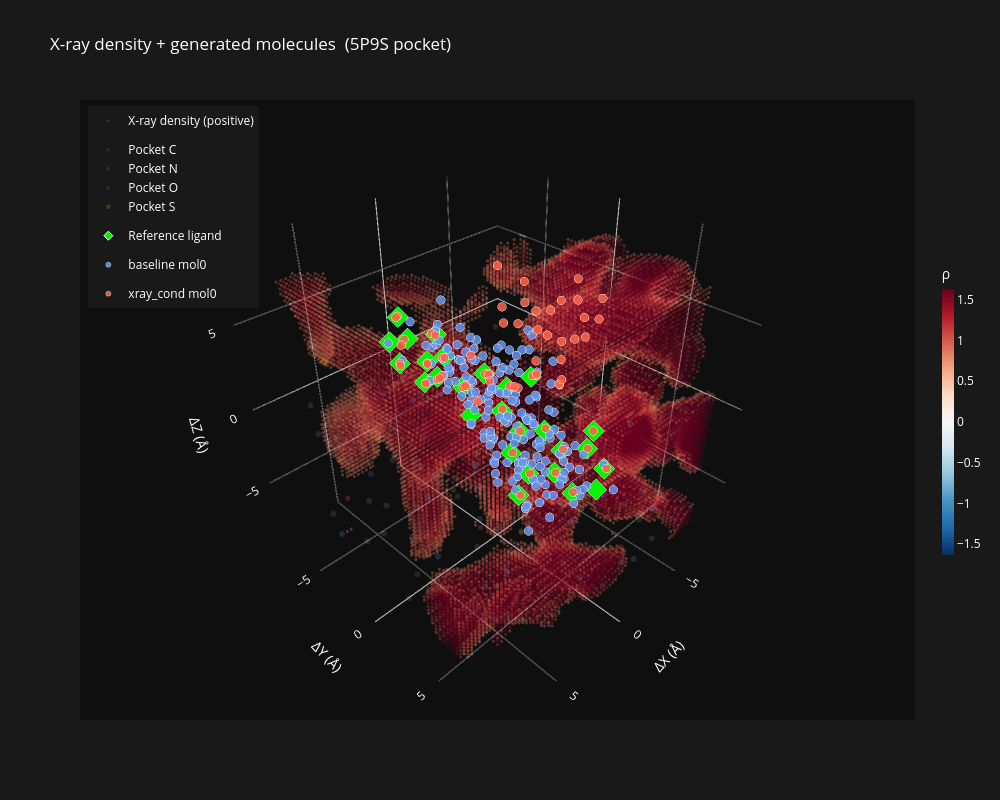

Source (notebook cell):
### Code cell
# ── 3D scatter: density + pocket + molecules (relative to centroid) ───────────
DENSITY_FILTER = 'positive'  # 'positive' | 'negative' | 'both'
HALF = VOXEL_RES * GRID_SIZE / 2  # 8 Å

traces = []

# X-ray density
if density_64 is not None:
    d_flat = density_64.ravel()
    d_sigma = density_64.std()
    if DENSITY_FILTER == 'positive':
        dmask = d_flat >= 1.0 * d_sigma
    elif DENSITY_FILTER == 'negative':
        dmask = d_flat <= -1.0 * d_sigma
    else:
        dmask = np.abs(d_flat) >= 1.0 * d_sigma

    Xd = gi.ravel()[dmask]
    Yd = gj.ravel()[dmask]
    Zd = gk.ravel()[dmask]
    vals = d_flat[dmask]
    clim = 2.0 * d_sigma

    traces.append(go.Scatter3d(
        x=Xd, y=Yd, z=Zd, mode='markers',
        marker=dict(size=1.8, color=vals, colorscale='RdBu', reversescale=True,
                    cmin=-clim, cmax=clim, opacity=0.35,
                    colorbar=dict(title='ρ', thickness=12, len=0.5,
                                  tickfont=dict(color='white'))),
        name=f'X-ray density ({DENSITY_FILTER})',
    ))

# Pocket atoms (relative to centroid)
poc_rel = poc_coords - centroid
in_grid = np.all(np.abs(poc_rel) <= HALF, axis=1)
poc_in  = poc_rel[in_grid]
elems_in = [e for e, m in zip(poc_elems, in_grid) if m]
for elem in sorted(set(elems_in)):
    mask = [i for i, e in enumerate(elems_in) if e == elem]
    xyz  = poc_in[mask]
    traces.append(go.Scatter3d(
        x=xyz[:, 0], y=xyz[:, 1], z=xyz[:, 2], mode='markers',
        marker=dict(size=ELEM_SIZE.get(elem, 3), color=ELEM_COLOR.get(elem, 'white'),
                    opacity=0.2),
        name=f'Pocket {elem}', legendgroup='pocket',
    ))

# Reference ligand
if ref_mol is not None:
    lig_rel  = mol_coords(ref_mol) - centroid
    lig_elem = mol_elems(ref_mol)
    traces.append(go.Scatter3d(
        x=lig_rel[:, 0], y=lig_rel[:, 1], z=lig_rel[:, 2], mode='markers',
        marker=dict(size=7, color='lime', symbol='diamond', opacity=0.95,
                    line=dict(width=1, color='white')),
        name='Reference ligand',
    ))

# Generated molecules per condition (all molecules, labelled)
for cond, mols in gen_mols.items():
    color = COND_COLOR[cond]
    for i, mol in enumerate(mols):
        xyz = mol_coords(mol) - centroid
        smi = Chem.MolToSmiles(mol)
        traces.append(go.Scatter3d(
            x=xyz[:, 0], y=xyz[:, 1], z=xyz[:, 2], mode='markers',
            marker=dict(size=5, color=color, opacity=0.85,
                        line=dict(width=0.5, color='white')),
            name=f'{cond} mol{i}',
            legendgroup=cond,
            showlegend=(i == 0),
            hovertext=[f'{cond} mol{i}\n{smi}'] * xyz.shape[0],
            hovertemplate='%{hovertext}<extra></extra>',
        ))

fig = go.Figure(traces)
fig.update_layout(
    title=f'X-ray density + generated molecules  ({pdb_id.upper() if pdb_id else ""} pocket)',
    scene=dict(
        xaxis_title='ΔX (Å)', yaxis_title='ΔY (Å)', zaxis_title='ΔZ (Å)',
        aspectmode='cube', bgcolor='rgb(15,15,15)',
        xaxis=dict(showbackground=False, gridcolor='rgba(255,255,255,0.1)',
                   range=[-HALF-1, HALF+1]),
        yaxis=dict(showbackground=False, gridcolor='rgba(255,255,255,0.1)',
                   range=[-HALF-1, HALF+1]),
        zaxis=dict(showbackground=False, gridcolor='rgba(255,255,255,0.1)',
                   range=[-HALF-1, HALF+1]),
    ),
    paper_bgcolor='rgb(25,25,25)', font_color='white',
    legend=dict(x=0.01, y=0.99, font_color='white'),
    width=1000, height=800,
)
fig.show()
print(f'Pocket in grid : {in_grid.sum()} / {len(poc_coords)}')

### Figure 1 — Plotly figure (JSON) as saved in the notebook; plotly's stock layout.template omitted (floating-point values rounded to 4 significant figures; data arrays with more than 128 entries replaced by an {"elided": "..."} marker saying what was removed)
{"data": [{"marker": {"cmax": 1.633, "cmin": -1.633, "color": {"elided": "45841 float values"}, "colorbar": {"len": 0.5, "thickness": 12, "tickfont": {"color": "white"}, "title": {"text": "ρ"}}, "colorscale": [[0, "rgb(103,0,31)"], [0.1, "rgb(178,24,43)"], [0.2, "rgb(214,96,77)"], [0.3, "rgb(244,165,130)"], [0.4, "rgb(253,219,199)"], [0.5, "rgb(247,247,247)"], [0.6, "rgb(209,229,240)"], [0.7, "rgb(146,197,222)"], [0.8, "rgb(67,147,195)"], [0.9, "rgb(33,102,172)"], [1, "rgb(5,48,97)"]], "opacity": 0.35, "reversescale": true, "size": 1.8}, "mode": "markers", "name": "X-ray density (positive)", "type": "scatter3d", "x": {"elided": "45841 float values"}, "y": {"elided": "45841 float values"}, "z": {"elided": "45841 float values"}}, {"legendgroup": "pocket", "marker": {"color": "gray", "opacity": 0.2, "size": 3.5}, "mode": "markers", "name": "Pocket C", "type": "scatter3d", "x": [5.338, 4.315, 4.847, 4.811, 5.832, 3.715, 4.146, 2.403, 3.333, 1.581, 2.059, 3.565, 3.772, 3.651, 2.63, 3.328, 1.166, 0.2556, -2.343, -3.634, -2.656, -1.985, 2.266, 1.203, 1.752, 1.362, 1.019, 2.288, 1.522, 2.788, -1.424, -1.726, -2.58, -1.906, -0.7284, 7.363, 6.435, 5.304, 4.349, 4.527, 7.556, 6.018, 5.154, 5.281, 5.918, 6.407, -0.1144, -1.339, 1.63, 3.452, 4.235, 6.667, 6.239, 5.035, 7.01, 6.656, 6.836, 5.684, 6.606, 6.955, 7.231, 6.003, -3.812, -4.502, -6.525, -6.167, 7.974, 7.458, 7.317], "y": [2.006, 3.014, 0.61, 0.438, -0.046, 0.765, 0.44, 1.213, 0.575, 1.371, 1.054, 4.47, 4.441, 5.932, 4.651, 5.738, 4.481, 5.584, 6.602, 1.378, 2.532, 2.943, 0.659, 1.127, 1.981, -3.821, -2.404, -4.435, -4.513, -5.851, -3.048, -3.541, -2.239, -1.332, -0.868, -1.69, -2.659, -2.095, -1.187, -3.22, 2.498, 2.323, 2.499, 7.116, 6.277, 7.759, 7.622, 7.747, 7.395, 4.797, 4.14, -3.502, -2.431, -1.597, -3.319, -5.582, -6.566, -6.815, -7.308, 6.157, 7.059, 7.603, 7.93, 6.563, 5.277, 4.475, 1.763, 1.913, -5.576], "z": [7.298, 6.859, 6.809, 5.362, 4.553, 4.473, 3.156, 4.642, 2.046, 3.514, 2.226, 5.088, 3.567, 5.616, 1.407, 0.6112, 0.9272, 1.31, 1.359, -6.818, -7.08, -5.847, -7.898, -6.917, -5.814, -5.857, -5.451, -4.775, -3.485, -5.121, -5.315, -6.692, -4.764, -3.76, -4.519, -2.703, -2.075, -1.217, -1.99, -0.4968, -0.2488, 0.05722, -1.159, 0.2662, -0.8458, 1.109, -7.439, -6.541, -5.611, -7.918, -6.788, -7.288, -6.258, -6.767, 2.726, 4.325, -1.423, -2.384, -0.05378, -3.002, -4.197, -4.846, -6.398, -6.408, -6.439, -7.692, -6.562, -5.128, -6.168]}, {"legendgroup": "pocket", "marker": {"color": "cornflowerblue", "opacity": 0.2, "size": 3.5}, "mode": "markers", "name": "Pocket N", "type": "scatter3d", "x": [5.44, 4.545, 2.702, -5.812, -1.307, 2.692, 2.039, -0.2784, -1.281, 7.72, 4.493, 7.64, 6.352, -2.528, -5.847, 5.976], "y": [0.009, 3.651, 4.787, 3.223, 4.27, 1.353, -3.777, -2.087, -2.83, 0.349, 6.165, -4.388, 6.936, 7.765, 6.545, 1.766], "z": [3.276, 5.716, 2.884, -7.485, -5.975, -5.04, -7.187, -5.214, -7.729, -1.461, 1.047, -6.668, -1.926, -7.138, -6.431, -5.1]}, {"legendgroup": "pocket", "marker": {"color": "tomato", "opacity": 0.2, "size": 3.2}, "mode": "markers", "name": "Pocket O", "type": "scatter3d", "x": [3.338, 4.826, 2.801, 1.389, 1.909, -2.453, 7.627, 5.545, 4.017, 6.16, 6.372, -1.211, 1.467, 5.116, 3.88, 4.278, 4.848, 0.5166, -3.833, 6.14], "y": [3.212, 4.114, 6.265, 3.167, -1.574, -4.498, -0.117, 2.046, 2.951, 5.101, 7.878, 7.733, 6.173, 3.352, 4.458, -2.037, -0.522, 7.708, 5.543, -5.801], "z": [7.481, 3.028, -0.3918, -5.646, -5.306, -6.857, 1.422, -2.279, -1.065, -0.6788, 3.483, -5.318, -5.645, -7.047, -5.615, -7.66, -6.13, 5.22, -6.371, -5.922]}, {"legendgroup": "pocket", "marker": {"color": "gold", "opacity": 0.2, "size": 4.5}, "mode": "markers", "name": "Pocket S", "type": "scatter3d", "x": [-1.366, 7.329, 7.282], "y": [5.351, -3.975, 6.714], "z": [0.5612, 4.398, 6.526]}, {"marker": {"color": "lime", "line": {"color": "white", "width": 1}, "opacity": 0.95, "size": 7, "symbol": "diamond"}, "mode": "markers", "name": "Reference ligand", "type": "scatter3d", "x": [-1.6, -0.5994, -2.956, 0.1626, -1.149, 0.7766, 0.6196, -1.8, -0.6184, -2.985, 1.854, 0.5986, -1.825, -0.5884, -0.5944, -1.744, -3.074, -4.175, 0.8996, 1.355, 2.842, 0.9796, 1.529, 1.844, 3.207, 3.367, 3.681], "y": [-0.916, -0.294, -0.412, -2.465, -2.177, -1.232, 2.844, 2.94, 0.996, 4.947, 3.322, 1.585, 1.698, 3.551, 4.816, 5.447, 3.658, 3.198, -3.692, -2.445, -4.281, -4.684, -3.685, -2.481, -2.987, -4.28, -2.971], "z": [0.2472, -0.5208, 0.5272, 0.3882, 0.7672, -0.5498, -2.257, -2.03, -1.201, -2.789, -2.636, -1.627, -1.394, -2.476, -3.083, -3.177, -2.22, -1.87, 0.7872, 2.787, 2.232, 0.02822, 2.043, 4.246, 4.357, 3.693, 5.723]}, {"hovertemplate": "%{hovertext}<extra></extra>", "hovertext": ["baseline mol0\nCC[C@H](C)CCC1=Cc2cc(O)c(O)cc2OS1(O)O", "baseline mol0\nCC[C@H](C)CCC1=Cc2cc(O)c(O)cc2OS1(O)O", "baseline mol0\nCC[C@H](C)CCC1=Cc2cc(O)c(O)cc2OS1(O)O", "baseline mol0\nCC[C@H](C)CCC1=Cc2cc(O)c(O)cc2OS1(O)O", "baseline mol0\nCC[C@H](C)CCC1=Cc2cc(O)c(O)cc2OS1(O)O", "baseline mol0\nCC[C@H](C)CCC1=Cc2cc(O)c(O)cc2OS1(O)O", "baseline mol0\nCC[C@H](C)CCC1=Cc2cc(O)c(O)cc2OS1(O)O", "baseline mol0\nCC[C@H](C)CCC1=Cc2cc(O)c(O)cc2OS1(O)O", "baseline mol0\nCC[C@H](C)CCC1=Cc2cc(O)c(O)cc2OS1(O)O", "baseline mol0\nCC[C@H](C)CCC1=Cc2cc(O)c(O)cc2OS1(O)O", "baseline mol0\nCC[C@H](C)CCC1=Cc2cc(O)c(O)cc2OS1(O)O", "baseline mol0\nCC[C@H](C)CCC1=Cc2cc(O)c(O)cc2OS1(O)O", "baseline mol0\nCC[C@H](C)CCC1=Cc2cc(O)c(O)cc2OS1(O)O", "baseline mol0\nCC[C@H](C)CCC1=Cc2cc(O)c(O)cc2OS1(O)O", "baseline mol0\nCC[C@H](C)CCC1=Cc2cc(O)c(O)cc2OS1(O)O", "baseline mol0\nCC[C@H](C)CCC1=Cc2cc(O)c(O)cc2OS1(O)O", "baseline mol0\nCC[C@H](C)CCC1=Cc2cc(O)c(O)cc2OS1(O)O", "baseline mol0\nCC[C@H](C)CCC1=Cc2cc(O)c(O)cc2OS1(O)O", "baseline mol0\nCC[C@H](C)CCC1=Cc2cc(O)c(O)cc2OS1(O)O", "baseline mol0\nCC[C@H](C)CCC1=Cc2cc(O)c(O)cc2OS1(O)O"], "legendgroup": "baseline", "marker": {"color": "cornflowerblue", "line": {"color": "white", "width": 0.5}, "opacity": 0.85, "size": 5}, "mode": "markers", "name": "baseline mol0", "showlegend": true, "type": "scatter3d", "x": [-1.628, -1.771, -1.148, -0.8037, -0.6873, -0.1636, -0.2491, -0.1985, -0.3293, 0.458, 0.6403, 0.7845, 0.9457, 1.547, -3.573, -3.162, -2.755, -0.9555, 1.684, -2.74], "y": [0.9006, 2.166, -1.489, -2.51, 2.836, -4.719, -4.421, -0.8577, 0.4056, -3.15, 2.376, 1.16, -3.929, -2.828, -2.279, -0.7773, 0.2373, 3.934, 2.985, -1.088], "z": [-0.8793, -1.612, 0.6631, 1.585, -2.182, 3.164, 4.683, -0.04978, -0.7437, 1.313, -1.982, -1.226, 2.549, 3.415, 0.2477, 1.991, -0.3787, -2.88, -2.613, 0.6011]}, {"hovertemplate": "%{hovertext}<extra></extra>", "hovertext": ["baseline mol1\nCN=C1CN(C)C2=C1CC(=NC[C@H]1C=CCC(N3CCCC3)=C1)C=C2", "baseline mol1\nCN=C1CN(C)C2=C1CC(=NC[C@H]1C=CCC(N3CCCC3)=C1)C=C2", "baseline mol1\nCN=C1CN(C)C2=C1CC(=NC[C@H]1C=CCC(N3CCCC3)=C1)C=C2", "baseline mol1\nCN=C1CN(C)C2=C1CC(=NC[C@H]1C=CCC(N3CCCC3)=C1)C=C2", "baseline mol1\nCN=C1CN(C)C2=C1CC(=NC[C@H]1C=CCC(N3CCCC3)=C1)C=C2", "baseline mol1\nCN=C1CN(C)C2=C1CC(=NC[C@H]1C=CCC(N3CCCC3)=C1)C=C2", "baseline mol1\nCN=C1CN(C)C2=C1CC(=NC[C@H]1C=CCC(N3CCCC3)=C1)C=C2", "baseline mol1\nCN=C1CN(C)C2=C1CC(=NC[C@H]1C=CCC(N3CCCC3)=C1)C=C2", "baseline mol1\nCN=C1CN(C)C2=C1CC(=NC[C@H]1C=CCC(N3CCCC3)=C1)C=C2", "baseline mol1\nCN=C1CN(C)C2=C1CC(=NC[C@H]1C=CCC(N3CCCC3)=C1)C=C2", "baseline mol1\nCN=C1CN(C)C2=C1CC(=NC[C@H]1C=CCC(N3CCCC3)=C1)C=C2", "baseline mol1\nCN=C1CN(C)C2=C1CC(=NC[C@H]1C=CCC(N3CCCC3)=C1)C=C2", "baseline mol1\nCN=C1CN(C)C2=C1CC(=NC[C@H]1C=CCC(N3CCCC3)=C1)C=C2", "baseline mol1\nCN=C1CN(C)C2=C1CC(=NC[C@H]1C=CCC(N3CCCC3)=C1)C=C2", "baseline mol1\nCN=C1CN(C)C2=C1CC(=NC[C@H]1C=CCC(N3CCCC3)=C1)C=C2", "baseline mol1\nCN=C1CN(C)C2=C1CC(=NC[C@H]1C=CCC(N3CCCC3)=C1)C=C2", "baseline mol1\nCN=C1CN(C)C2=C1CC(=NC[C@H]1C=CCC(N3CCCC3)=C1)C=C2", "baseline mol1\nCN=C1CN(C)C2=C1CC(=NC[C@H]1C=CCC(N3CCCC3)=C1)C=C2", "baseline mol1\nCN=C1CN(C)C2=C1CC(=NC[C@H]1C=CCC(N3CCCC3)=C1)C=C2", "baseline mol1\nCN=C1CN(C)C2=C1CC(=NC[C@H]1C=CCC(N3CCCC3)=C1)C=C2", "baseline mol1\nCN=C1CN(C)C2=C1CC(=NC[C@H]1C=CCC(N3CCCC3)=C1)C=C2", "baseline mol1\nCN=C1CN(C)C2=C1CC(=NC[C@H]1C=CCC(N3CCCC3)=C1)C=C2", "baseline mol1\nCN=C1CN(C)C2=C1CC(=NC[C@H]1C=CCC(N3CCCC3)=C1)C=C2", "baseline mol1\nCN=C1CN(C)C2=C1CC(=NC[C@H]1C=CCC(N3CCCC3)=C1)C=C2", "baseline mol1\nCN=C1CN(C)C2=C1CC(=NC[C@H]1C=CCC(N3CCCC3)=C1)C=C2"], "legendgroup": "baseline", "marker": {"color": "cornflowerblue", "line": {"color": "white", "width": 0.5}, "opacity": 0.85, "size": 5}, "mode": "markers", "name": "baseline mol1", "showlegend": false, "type": "scatter3d", "x": [-2.455, -2.579, -2.254, -1.357, -1.161, -1.009, -0.8429, -0.142, -0.1548, 0.1333, -0.03721, 0.1352, 0.2879, 0.8151, 0.9203, 1.045, 1.835, 2.984, 3.018, 3.188, 3.937, -1.242, -1.043, 1.782, 2.148], "y": [1.873, 3.238, 6.162, 3.923, 1.274, -3.813, -2.768, -4.011, 3.317, -1.8, 1.978, 5.514, -0.5897, 4.304, -3.123, -2.047, -2.479, -2.961, 5.119, -3.582, -3.585, 5.201, 0.0036, -3.344, 4.085], "z": [-1.579, -1.979, -3.058, -2.347, -1.502, 0.9281, 0.05632, 2.002, -2.312, 0.2954, -1.923, -2.874, -0.5892, -2.645, 2.163, 1.325, 4.401, 5.21, -3.062, 2.87, 4.163, -2.776, -0.9838, 3.251, -2.845]}, {"hovertemplate": "%{hovertext}<extra></extra>", "hovertext": ["baseline mol2\nCCCN(C)C1=CC(=O)C(=O)C(O)=C1", "baseline mol2\nCCCN(C)C1=CC(=O)C(=O)C(O)=C1", "baseline mol2\nCCCN(C)C1=CC(=O)C(=O)C(O)=C1", "baseline mol2\nCCCN(C)C1=CC(=O)C(=O)C(O)=C1", "baseline mol2\nCCCN(C)C1=CC(=O)C(=O)C(O)=C1", "baseline mol2\nCCCN(C)C1=CC(=O)C(=O)C(O)=C1", "baseline mol2\nCCCN(C)C1=CC(=O)C(=O)C(O)=C1", "baseline mol2\nCCCN(C)C1=CC(=O)C(=O)C(O)=C1", "baseline mol2\nCCCN(C)C1=CC(=O)C(=O)C(O)=C1", "baseline mol2\nCCCN(C)C1=CC(=O)C(=O)C(O)=C1", "baseline mol2\nCCCN(C)C1=CC(=O)C(=O)C(O)=C1", "baseline mol2\nCCCN(C)C1=CC(=O)C(=O)C(O)=C1", "baseline mol2\nCCCN(C)C1=CC(=O)C(=O)C(O)=C1", "baseline mol2\nCCCN(C)C1=CC(=O)C(=O)C(O)=C1"], "legendgroup": "baseline", "marker": {"color": "cornflowerblue", "line": {"color": "white", "width": 0.5}, "opacity": 0.85, "size": 5}, "mode": "markers", "name": "baseline mol2", "showlegend": false, "type": "scatter3d", "x": [-1.386, -1.374, -1.038, -0.1741, -0.2104, -0.1786, 0.6403, 0.6669, 0.9482, 0.9761, -2.401, -0.1039, 2.081, -0.1866], "y": [0.8753, 1.897, -0.875, -2.524, 0.1913, 2.353, -2.939, -2.013, 0.5932, 1.661, 2.656, 3.396, 2.099, -0.9121], "z": [-0.9202, -1.855, 1.439, 2.374, -0.5757, -2.362, 1.315, 0.242, -1.103, -1.995, -2.267, -3.084, -2.392, 0.3726]}, {"hovertemplate": "%{hovertext}<extra></extra>", "hovertext": ["baseline mol3\nCS(O)(O)[C@@H]1C=CCC(C=O)=C1", "baseline mol3\nCS(O)(O)[C@@H]1C=CCC(C=O)=C1", "baseline mol3\nCS(O)(O)[C@@H]1C=CCC(C=O)=C1", "baseline mol3\nCS(O)(O)[C@@H]1C=CCC(C=O)=C1", "baseline mol3\nCS(O)(O)[C@@H]1C=CCC(C=O)=C1", "baseline mol3\nCS(O)(O)[C@@H]1C=CCC(C=O)=C1", "baseline mol3\nCS(O)(O)[C@@H]1C=CCC(C=O)=C1", "baseline mol3\nCS(O)(O)[C@@H]1C=CCC(C=O)=C1", "baseline mol3\nCS(O)(O)[C@@H]1C=CCC(C=O)=C1", "baseline mol3\nCS(O)(O)[C@@H]1C=CCC(C=O)=C1", "baseline mol3\nCS(O)(O)[C@@H]1C=CCC(C=O)=C1", "baseline mol3\nCS(O)(O)[C@@H]1C=CCC(C=O)=C1"], "legendgroup": "baseline", "marker": {"color": "cornflowerblue", "line": {"color": "white", "width": 0.5}, "opacity": 0.85, "size": 5}, "mode": "markers", "name": "baseline mol3", "showlegend": false, "type": "scatter3d", "x": [-3.303, -1.603, -1.249, -0.6535, 0.01629, 0.2315, 0.6003, 0.9899, -3.95, -3.19, 1.383, -3.094], "y": [-1.426, -0.2363, 0.8619, -1.249, 1.002, 2.204, -1.11, -0.0001, 0.2171, 0.9141, 2.482, -0.0894], "z": [1.655, 0.1305, -0.6482, 0.2848, -1.172, -2.083, -0.2376, -0.9588, -0.09388, 1.993, -2.503, 0.9102]}, {"hovertemplate": "%{hovertext}<extra></extra>", "hovertext": ["baseline mol4\nN[C@@H]1C(=O)NC2=C1NCC(c1ccccc1)=C2", "baseline mol4\nN[C@@H]1C(=O)NC2=C1NCC(c1ccccc1)=C2", "baseline mol4\nN[C@@H]1C(=O)NC2=C1NCC(c1ccccc1)=C2", "baseline mol4\nN[C@@H]1C(=O)NC2=C1NCC(c1ccccc1)=C2", "baseline mol4\nN[C@@H]1C(=O)NC2=C1NCC(c1ccccc1)=C2", "baseline mol4\nN[C@@H]1C(=O)NC2=C1NCC(c1ccccc1)=C2", "baseline mol4\nN[C@@H]1C(=O)NC2=C1NCC(c1ccccc1)=C2", "baseline mol4\nN[C@@H]1C(=O)NC2=C1NCC(c1ccccc1)=C2", "baseline mol4\nN[C@@H]1C(=O)NC2=C1NCC(c1ccccc1)=C2", "baseline mol4\nN[C@@H]1C(=O)NC2=C1NCC(c1ccccc1)=C2", "baseline mol4\nN[C@@H]1C(=O)NC2=C1NCC(c1ccccc1)=C2", "baseline mol4\nN[C@@H]1C(=O)NC2=C1NCC(c1ccccc1)=C2", "baseline mol4\nN[C@@H]1C(=O)NC2=C1NCC(c1ccccc1)=C2", "baseline mol4\nN[C@@H]1C(=O)NC2=C1NCC(c1ccccc1)=C2", "baseline mol4\nN[C@@H]1C(=O)NC2=C1NCC(c1ccccc1)=C2", "baseline mol4\nN[C@@H]1C(=O)NC2=C1NCC(c1ccccc1)=C2", "baseline mol4\nN[C@@H]1C(=O)NC2=C1NCC(c1ccccc1)=C2"], "legendgroup": "baseline", "marker": {"color": "cornflowerblue", "line": {"color": "white", "width": 0.5}, "opacity": 0.85, "size": 5}, "mode": "markers", "name": "baseline mol4", "showlegend": false, "type": "scatter3d", "x": [-1.615, -1.588, -1.225, -0.8704, -0.6708, -0.5435, -0.4475, -0.2122, 0.5145, 0.57, 0.4242, 0.5814, 1.063, -0.8423, -1.513, 1.365, 1.793], "y": [-1.346, -0.7289, 0.9498, 2.021, 3.95, -2.071, -0.9049, -0.0472, -2.349, -1.793, 2.061, 3.326, 0.0748, 5.118, 3.144, 1.104, 3.901], "z": [2.682, 1.435, -0.7777, -1.609, -2.639, 3.134, 0.6152, -0.5679, 2.289, 1.015, -2.034, -2.605, -1.218, -3.205, -2.03, -2.004, -2.951]}, {"hovertemplate": "%{hovertext}<extra></extra>", "hovertext": ["baseline mol5\nCO[C@@]1(c2cnc3ccc(O)cc3n2)CCNC1", "baseline mol5\nCO[C@@]1(c2cnc3ccc(O)cc3n2)CCNC1", "baseline mol5\nCO[C@@]1(c2cnc3ccc(O)cc3n2)CCNC1", "baseline mol5\nCO[C@@]1(c2cnc3ccc(O)cc3n2)CCNC1", "baseline mol5\nCO[C@@]1(c2cnc3ccc(O)cc3n2)CCNC1", "baseline mol5\nCO[C@@]1(c2cnc3ccc(O)cc3n2)CCNC1", "baseline mol5\nCO[C@@]1(c2cnc3ccc(O)cc3n2)CCNC1", "baseline mol5\nCO[C@@]1(c2cnc3ccc(O)cc3n2)CCNC1", "baseline mol5\nCO[C@@]1(c2cnc3ccc(O)cc3n2)CCNC1", "baseline mol5\nCO[C@@]1(c2cnc3ccc(O)cc3n2)CCNC1", "baseline mol5\nCO[C@@]1(c2cnc3ccc(O)cc3n2)CCNC1", "baseline mol5\nCO[C@@]1(c2cnc3ccc(O)cc3n2)CCNC1", "baseline mol5\nCO[C@@]1(c2cnc3ccc(O)cc3n2)CCNC1", "baseline mol5\nCO[C@@]1(c2cnc3ccc(O)cc3n2)CCNC1", "baseline mol5\nCO[C@@]1(c2cnc3ccc(O)cc3n2)CCNC1", "baseline mol5\nCO[C@@]1(c2cnc3ccc(O)cc3n2)CCNC1", "baseline mol5\nCO[C@@]1(c2cnc3ccc(O)cc3n2)CCNC1", "baseline mol5\nCO[C@@]1(c2cnc3ccc(O)cc3n2)CCNC1"], "legendgroup": "baseline", "marker": {"color": "cornflowerblue", "line": {"color": "white", "width": 0.5}, "opacity": 0.85, "size": 5}, "mode": "markers", "name": "baseline mol5", "showlegend": false, "type": "scatter3d", "x": [-3.661, -3.018, -1.528, -1.396, -1.136, -0.7839, -0.6199, -0.3187, 0.1274, 0.4806, 0.7224, 1.048, 1.534, -1.19, -0.8251, -2.754, -1.358, 1.214], "y": [-1.053, -1.566, -1.641, -0.5357, 1.966, -1.034, 0.8322, 2.801, -3.433, -1.479, 0.4353, 2.486, 1.315, -2.999, 3.907, -0.5102, 0.0043, -0.7442], "z": [2.58, 1.364, 1.589, 2.818, -1.566, 0.4714, -0.9503, -2.334, 1.904, 0.1055, -1.204, -2.401, -1.92, 1.95, -2.845, 3.457, -0.1424, -0.6798]}, {"hovertemplate": "%{hovertext}<extra></extra>", "hovertext": ["baseline mol6\nCCC[C@@H](C)OC1=CCC2=NC(=O)C(O)=C(O)[C@H]2C1", "baseline mol6\nCCC[C@@H](C)OC1=CCC2=NC(=O)C(O)=C(O)[C@H]2C1", "baseline mol6\nCCC[C@@H](C)OC1=CCC2=NC(=O)C(O)=C(O)[C@H]2C1", "baseline mol6\nCCC[C@@H](C)OC1=CCC2=NC(=O)C(O)=C(O)[C@H]2C1", "baseline mol6\nCCC[C@@H](C)OC1=CCC2=NC(=O)C(O)=C(O)[C@H]2C1", "baseline mol6\nCCC[C@@H](C)OC1=CCC2=NC(=O)C(O)=C(O)[C@H]2C1", "baseline mol6\nCCC[C@@H](C)OC1=CCC2=NC(=O)C(O)=C(O)[C@H]2C1", "baseline mol6\nCCC[C@@H](C)OC1=CCC2=NC(=O)C(O)=C(O)[C@H]2C1", "baseline mol6\nCCC[C@@H](C)OC1=CCC2=NC(=O)C(O)=C(O)[C@H]2C1", "baseline mol6\nCCC[C@@H](C)OC1=CCC2=NC(=O)C(O)=C(O)[C@H]2C1", "baseline mol6\nCCC[C@@H](C)OC1=CCC2=NC(=O)C(O)=C(O)[C@H]2C1", "baseline mol6\nCCC[C@@H](C)OC1=CCC2=NC(=O)C(O)=C(O)[C@H]2C1", "baseline mol6\nCCC[C@@H](C)OC1=CCC2=NC(=O)C(O)=C(O)[C@H]2C1", "baseline mol6\nCCC[C@@H](C)OC1=CCC2=NC(=O)C(O)=C(O)[C@H]2C1", "baseline mol6\nCCC[C@@H](C)OC1=CCC2=NC(=O)C(O)=C(O)[C@H]2C1", "baseline mol6\nCCC[C@@H](C)OC1=CCC2=NC(=O)C(O)=C(O)[C@H]2C1", "baseline mol6\nCCC[C@@H](C)OC1=CCC2=NC(=O)C(O)=C(O)[C@H]2C1", "baseline mol6\nCCC[C@@H](C)OC1=CCC2=NC(=O)C(O)=C(O)[C@H]2C1", "baseline mol6\nCCC[C@@H](C)OC1=CCC2=NC(=O)C(O)=C(O)[C@H]2C1"], "legendgroup": "baseline", "marker": {"color": "cornflowerblue", "line": {"color": "white", "width": 0.5}, "opacity": 0.85, "size": 5}, "mode": "markers", "name": "baseline mol6", "showlegend": false, "type": "scatter3d", "x": [-3.232, -2.949, -2.069, -1.562, -1.174, -0.6101, -0.3799, -0.1613, -0.1216, 0.1686, 0.5348, 0.8128, 0.8017, 1.488, -1.201, -1.302, 1.105, 1.854, -2.238], "y": [1.121, -0.0424, 1.843, -0.4651, 3.741, 1.319, 0.1463, -2.164, -2.023, 3.327, 2.06, -3.005, -2.858, -3.651, -1.658, 4.945, 4.108, 1.706, 3.039], "z": [-1.198, -0.4979, -1.671, -0.381, -2.687, -1.557, -0.8106, 0.7853, 2.176, -2.621, -2.092, 0.2413, 2.824, 1.908, 0.05232, -3.192, -3.112, -2.187, -2.304]}, {"hovertemplate": "%{hovertext}<extra></extra>", "hovertext": ["baseline mol7\nCCC(=O)C(C)(C)[C@@H]1C=CC(C2=NC(=N)NN(C)N2C)=CC1", "baseline mol7\nCCC(=O)C(C)(C)[C@@H]1C=CC(C2=NC(=N)NN(C)N2C)=CC1", "baseline mol7\nCCC(=O)C(C)(C)[C@@H]1C=CC(C2=NC(=N)NN(C)N2C)=CC1", "baseline mol7\nCCC(=O)C(C)(C)[C@@H]1C=CC(C2=NC(=N)NN(C)N2C)=CC1", "baseline mol7\nCCC(=O)C(C)(C)[C@@H]1C=CC(C2=NC(=N)NN(C)N2C)=CC1", "baseline mol7\nCCC(=O)C(C)(C)[C@@H]1C=CC(C2=NC(=N)NN(C)N2C)=CC1", "baseline mol7\nCCC(=O)C(C)(C)[C@@H]1C=CC(C2=NC(=N)NN(C)N2C)=CC1", "baseline mol7\nCCC(=O)C(C)(C)[C@@H]1C=CC(C2=NC(=N)NN(C)N2C)=CC1", "baseline mol7\nCCC(=O)C(C)(C)[C@@H]1C=CC(C2=NC(=N)NN(C)N2C)=CC1", "baseline mol7\nCCC(=O)C(C)(C)[C@@H]1C=CC(C2=NC(=N)NN(C)N2C)=CC1", "baseline mol7\nCCC(=O)C(C)(C)[C@@H]1C=CC(C2=NC(=N)NN(C)N2C)=CC1", "baseline mol7\nCCC(=O)C(C)(C)[C@@H]1C=CC(C2=NC(=N)NN(C)N2C)=CC1", "baseline mol7\nCCC(=O)C(C)(C)[C@@H]1C=CC(C2=NC(=N)NN(C)N2C)=CC1", "baseline mol7\nCCC(=O)C(C)(C)[C@@H]1C=CC(C2=NC(=N)NN(C)N2C)=CC1", "baseline mol7\nCCC(=O)C(C)(C)[C@@H]1C=CC(C2=NC(=N)NN(C)N2C)=CC1", "baseline mol7\nCCC(=O)C(C)(C)[C@@H]1C=CC(C2=NC(=N)NN(C)N2C)=CC1", "baseline mol7\nCCC(=O)C(C)(C)[C@@H]1C=CC(C2=NC(=N)NN(C)N2C)=CC1", "baseline mol7\nCCC(=O)C(C)(C)[C@@H]1C=CC(C2=NC(=N)NN(C)N2C)=CC1", "baseline mol7\nCCC(=O)C(C)(C)[C@@H]1C=CC(C2=NC(=N)NN(C)N2C)=CC1", "baseline mol7\nCCC(=O)C(C)(C)[C@@H]1C=CC(C2=NC(=N)NN(C)N2C)=CC1", "baseline mol7\nCCC(=O)C(C)(C)[C@@H]1C=CC(C2=NC(=N)NN(C)N2C)=CC1", "baseline mol7\nCCC(=O)C(C)(C)[C@@H]1C=CC(C2=NC(=N)NN(C)N2C)=CC1"], "legendgroup": "baseline", "marker": {"color": "cornflowerblue", "line": {"color": "white", "width": 0.5}, "opacity": 0.85, "size": 5}, "mode": "markers", "name": "baseline mol7", "showlegend": false, "type": "scatter3d", "x": [-3.234, -2.814, -1.404, -0.6823, -0.7703, -0.4439, -0.1785, 0.1368, -0.08301, 0.1142, 0.4303, 0.7375, 0.8751, 0.8018, 1.083, 1.753, 2.211, -1.912, -1.735, -0.8087, 0.6209, 1.55], "y": [4.715, 2.061, -2.528, -0.0958, 1.004, 2.469, 1.209, -3.666, -2.45, -1.17, 4.419, -2.155, -1.101, 0.2461, -2.512, -2.598, -2.656, 4.158, 2.901, 4.908, 3.184, 5.182], "z": [-2.792, -2.049, 1.609, 0.6356, -0.05398, -1.965, -1.214, 0.07012, 0.9091, 0.1455, -2.849, 3.345, -0.9891, -1.722, 1.979, 4.348, 1.623, -2.694, -2.199, -2.982, -2.413, -3.095]}, {"hovertemplate": "%{hovertext}<extra></extra>", "hovertext": ["baseline mol8\nN=Nc1ccc(N)cc1O", "baseline mol8\nN=Nc1ccc(N)cc1O", "baseline mol8\nN=Nc1ccc(N)cc1O", "baseline mol8\nN=Nc1ccc(N)cc1O", "baseline mol8\nN=Nc1ccc(N)cc1O", "baseline mol8\nN=Nc1ccc(N)cc1O", "baseline mol8\nN=Nc1ccc(N)cc1O", "baseline mol8\nN=Nc1ccc(N)cc1O", "baseline mol8\nN=Nc1ccc(N)cc1O", "baseline mol8\nN=Nc1ccc(N)cc1O"], "legendgroup": "baseline", "marker": {"color": "cornflowerblue", "line": {"color": "white", "width": 0.5}, "opacity": 0.85, "size": 5}, "mode": "markers", "name": "baseline mol8", "showlegend": false, "type": "scatter3d", "x": [-1.329, -1.023, -0.7307, -0.08861, 0.2605, 0.6448, 0.162, -1.607, -1.592, 0.8968], "y": [1.019, -0.314, 1.911, -0.7898, 1.477, 0.1197, -2.101, -1.245, -1.605, 2.415], "z": [0.4901, 0.4794, -0.3728, -0.447, -1.239, -1.291, -0.5946, 1.341, 2.399, -2.067]}, {"hovertemplate": "%{hovertext}<extra></extra>", "hovertext": ["baseline mol9\nN=C1NC(=O)C2=C1CN=C(NCO[C@@H]1CC=CCC1)[C@@H]2O", "baseline mol9\nN=C1NC(=O)C2=C1CN=C(NCO[C@@H]1CC=CCC1)[C@@H]2O", "baseline mol9\nN=C1NC(=O)C2=C1CN=C(NCO[C@@H]1CC=CCC1)[C@@H]2O", "baseline mol9\nN=C1NC(=O)C2=C1CN=C(NCO[C@@H]1CC=CCC1)[C@@H]2O", "baseline mol9\nN=C1NC(=O)C2=C1CN=C(NCO[C@@H]1CC=CCC1)[C@@H]2O", "baseline mol9\nN=C1NC(=O)C2=C1CN=C(NCO[C@@H]1CC=CCC1)[C@@H]2O", "baseline mol9\nN=C1NC(=O)C2=C1CN=C(NCO[C@@H]1CC=CCC1)[C@@H]2O", "baseline mol9\nN=C1NC(=O)C2=C1CN=C(NCO[C@@H]1CC=CCC1)[C@@H]2O", "baseline mol9\nN=C1NC(=O)C2=C1CN=C(NCO[C@@H]1CC=CCC1)[C@@H]2O", "baseline mol9\nN=C1NC(=O)C2=C1CN=C(NCO[C@@H]1CC=CCC1)[C@@H]2O", "baseline mol9\nN=C1NC(=O)C2=C1CN=C(NCO[C@@H]1CC=CCC1)[C@@H]2O", "baseline mol9\nN=C1NC(=O)C2=C1CN=C(NCO[C@@H]1CC=CCC1)[C@@H]2O", "baseline mol9\nN=C1NC(=O)C2=C1CN=C(NCO[C@@H]1CC=CCC1)[C@@H]2O", "baseline mol9\nN=C1NC(=O)C2=C1CN=C(NCO[C@@H]1CC=CCC1)[C@@H]2O", "baseline mol9\nN=C1NC(=O)C2=C1CN=C(NCO[C@@H]1CC=CCC1)[C@@H]2O", "baseline mol9\nN=C1NC(=O)C2=C1CN=C(NCO[C@@H]1CC=CCC1)[C@@H]2O", "baseline mol9\nN=C1NC(=O)C2=C1CN=C(NCO[C@@H]1CC=CCC1)[C@@H]2O", "baseline mol9\nN=C1NC(=O)C2=C1CN=C(NCO[C@@H]1CC=CCC1)[C@@H]2O", "baseline mol9\nN=C1NC(=O)C2=C1CN=C(NCO[C@@H]1CC=CCC1)[C@@H]2O", "baseline mol9\nN=C1NC(=O)C2=C1CN=C(NCO[C@@H]1CC=CCC1)[C@@H]2O", "baseline mol9\nN=C1NC(=O)C2=C1CN=C(NCO[C@@H]1CC=CCC1)[C@@H]2O"], "legendgroup": "baseline", "marker": {"color": "cornflowerblue", "line": {"color": "white", "width": 0.5}, "opacity": 0.85, "size": 5}, "mode": "markers", "name": "baseline mol9", "showlegend": false, "type": "scatter3d", "x": [-1.525, -1.476, -0.9249, -0.65, -0.6562, -0.5041, 0.09039, 0.39, 0.4327, 0.714, 1.185, 1.424, 1.657, 2.168, -2.878, -2.622, -0.6557, -1.137, -0.4057, 0.6406, 1.951], "y": [1.173, 3.415, 2.215, -2.357, 0.0992, -2.487, -2.693, 2.227, -2.229, 3.473, 1.121, -2.515, -2.455, -2.536, 1.045, 3.828, -3.244, -0.9851, 4.109, 0.1154, 3.961], "z": [-1.055, -2.298, -1.759, -0.3029, -0.6604, 3.115, 1.896, -2.017, 4.193, -2.634, -1.701, 1.647, 3.849, 2.675, -0.9018, -2.27, 0.9013, 0.07662, -2.811, -0.9811, -2.907]}, {"hovertemplate": "%{hovertext}<extra></extra>", "hovertext": ["xray_cond mol0\nCC(N)c1cc(O)c(O)c(C(N)=O)c1", "xray_cond mol0\nCC(N)c1cc(O)c(O)c(C(N)=O)c1", "xray_cond mol0\nCC(N)c1cc(O)c(O)c(C(N)=O)c1", "xray_cond mol0\nCC(N)c1cc(O)c(O)c(C(N)=O)c1", "xray_cond mol0\nCC(N)c1cc(O)c(O)c(C(N)=O)c1", "xray_cond mol0\nCC(N)c1cc(O)c(O)c(C(N)=O)c1", "xray_cond mol0\nCC(N)c1cc(O)c(O)c(C(N)=O)c1", "xray_cond mol0\nCC(N)c1cc(O)c(O)c(C(N)=O)c1", "xray_cond mol0\nCC(N)c1cc(O)c(O)c(C(N)=O)c1", "xray_cond mol0\nCC(N)c1cc(O)c(O)c(C(N)=O)c1", "xray_cond mol0\nCC(N)c1cc(O)c(O)c(C(N)=O)c1", "xray_cond mol0\nCC(N)c1cc(O)c(O)c(C(N)=O)c1", "xray_cond mol0\nCC(N)c1cc(O)c(O)c(C(N)=O)c1", "xray_cond mol0\nCC(N)c1cc(O)c(O)c(C(N)=O)c1"], "legendgroup": "xray_cond", "marker": {"color": "tomato", "line": {"color": "white", "width": 0.5}, "opacity": 0.85, "size": 5}, "mode": "markers", "name": "xray_cond mol0", "showlegend": true, "type": "scatter3d", "x": [-3.107, -1.919, -1.92, -1.896, -0.6276, -0.6663, -0.5741, 0.5631, 0.5622, -4.162, -0.6567, 1.801, -3.13, 0.213], "y": [3.697, -0.3653, 1.688, 2.978, 1.043, 3.579, -0.2151, 1.665, 2.91, 3.177, 4.81, 3.421, 4.998, -1.264], "z": [-2.202, 0.3129, -1.299, -1.994, -1.142, -2.499, -0.3193, -1.57, -2.229, -1.873, -3.072, -2.609, -2.842, 0.05272]}, {"hovertemplate": "%{hovertext}<extra></extra>", "hovertext": ["xray_cond mol1\nCC=CC[C@H](C)CC[C@@H]1C=CNC[C@H]1O", "xray_cond mol1\nCC=CC[C@H](C)CC[C@@H]1C=CNC[C@H]1O", "xray_cond mol1\nCC=CC[C@H](C)CC[C@@H]1C=CNC[C@H]1O", "xray_cond mol1\nCC=CC[C@H](C)CC[C@@H]1C=CNC[C@H]1O", "xray_cond mol1\nCC=CC[C@H](C)CC[C@@H]1C=CNC[C@H]1O", "xray_cond mol1\nCC=CC[C@H](C)CC[C@@H]1C=CNC[C@H]1O", "xray_cond mol1\nCC=CC[C@H](C)CC[C@@H]1C=CNC[C@H]1O", "xray_cond mol1\nCC=CC[C@H](C)CC[C@@H]1C=CNC[C@H]1O", "xray_cond mol1\nCC=CC[C@H](C)CC[C@@H]1C=CNC[C@H]1O", "xray_cond mol1\nCC=CC[C@H](C)CC[C@@H]1C=CNC[C@H]1O", "xray_cond mol1\nCC=CC[C@H](C)CC[C@@H]1C=CNC[C@H]1O", "xray_cond mol1\nCC=CC[C@H](C)CC[C@@H]1C=CNC[C@H]1O", "xray_cond mol1\nCC=CC[C@H](C)CC[C@@H]1C=CNC[C@H]1O", "xray_cond mol1\nCC=CC[C@H](C)CC[C@@H]1C=CNC[C@H]1O", "xray_cond mol1\nCC=CC[C@H](C)CC[C@@H]1C=CNC[C@H]1O"], "legendgroup": "xray_cond", "marker": {"color": "tomato", "line": {"color": "white", "width": 0.5}, "opacity": 0.85, "size": 5}, "mode": "markers", "name": "xray_cond mol1", "showlegend": false, "type": "scatter3d", "x": [-3.88, -3.168, -3.128, -3.056, -2.818, -2.636, -2.56, -1.949, -1.76, -1.485, -1.34, -0.04111, 0.5606, -2.036, -2.144], "y": [0.8863, 1.465, 2.937, -0.1493, 1.723, 3.176, 0.2812, 0.8458, -0.6305, 1.119, -1.992, -2.406, -3.69, -0.5663, 2.107], "z": [0.1896, 2.337, 4.281, 0.6878, 3.669, 5.631, 2.013, 4.321, 0.307, 5.65, 0.7621, 0.3386, 0.6956, 4.088, 6.325]}, {"hovertemplate": "%{hovertext}<extra></extra>", "hovertext": ["xray_cond mol2\nCC=CC=CC(=O)N(C)CCNN", "xray_cond mol2\nCC=CC=CC(=O)N(C)CCNN", "xray_cond mol2\nCC=CC=CC(=O)N(C)CCNN", "xray_cond mol2\nCC=CC=CC(=O)N(C)CCNN", "xray_cond mol2\nCC=CC=CC(=O)N(C)CCNN", "xray_cond mol2\nCC=CC=CC(=O)N(C)CCNN", "xray_cond mol2\nCC=CC=CC(=O)N(C)CCNN", "xray_cond mol2\nCC=CC=CC(=O)N(C)CCNN", "xray_cond mol2\nCC=CC=CC(=O)N(C)CCNN", "xray_cond mol2\nCC=CC=CC(=O)N(C)CCNN", "xray_cond mol2\nCC=CC=CC(=O)N(C)CCNN", "xray_cond mol2\nCC=CC=CC(=O)N(C)CCNN", "xray_cond mol2\nCC=CC=CC(=O)N(C)CCNN"], "legendgroup": "xray_cond", "marker": {"color": "tomato", "line": {"color": "white", "width": 0.5}, "opacity": 0.85, "size": 5}, "mode": "markers", "name": "xray_cond mol2", "showlegend": false, "type": "scatter3d", "x": [-3.614, -3.036, -1.695, -1.15, 0.2053, 1.0, 1.487, 1.882, 2.792, 0.9814, 1.59, 3.345, 3.703], "y": [1.046, -0.3401, -0.7654, -2.11, -2.43, -3.547, -2.471, -2.711, -4.348, -4.624, -3.604, -3.066, -2.975], "z": [0.4384, 0.6041, 0.3471, 0.7573, 0.3911, 0.7206, 2.774, 4.243, 2.182, -0.008478, 1.991, 4.348, 5.778]}, {"hovertemplate": "%{hovertext}<extra></extra>", "hovertext": ["xray_cond mol3\nC[C@@H]1COCC[C@H]1[C@@H](CN)CO", "xray_cond mol3\nC[C@@H]1COCC[C@H]1[C@@H](CN)CO", "xray_cond mol3\nC[C@@H]1COCC[C@H]1[C@@H](CN)CO", "xray_cond mol3\nC[C@@H]1COCC[C@H]1[C@@H](CN)CO", "xray_cond mol3\nC[C@@H]1COCC[C@H]1[C@@H](CN)CO", "xray_cond mol3\nC[C@@H]1COCC[C@H]1[C@@H](CN)CO", "xray_cond mol3\nC[C@@H]1COCC[C@H]1[C@@H](CN)CO", "xray_cond mol3\nC[C@@H]1COCC[C@H]1[C@@H](CN)CO", "xray_cond mol3\nC[C@@H]1COCC[C@H]1[C@@H](CN)CO", "xray_cond mol3\nC[C@@H]1COCC[C@H]1[C@@H](CN)CO", "xray_cond mol3\nC[C@@H]1COCC[C@H]1[C@@H](CN)CO", "xray_cond mol3\nC[C@@H]1COCC[C@H]1[C@@H](CN)CO"], "legendgroup": "xray_cond", "marker": {"color": "tomato", "line": {"color": "white", "width": 0.5}, "opacity": 0.85, "size": 5}, "mode": "markers", "name": "xray_cond mol3", "showlegend": false, "type": "scatter3d", "x": [-3.973, -2.985, -2.645, -2.184, -2.08, -2.022, -0.912, -0.6325, -0.5528, -4.25, -1.163, 0.7094], "y": [3.165, 2.399, 2.7, 3.004, 1.392, 1.589, 0.9071, -0.3312, 1.175, 2.848, -0.7376, 0.6963], "z": [6.162, 4.009, 6.382, 7.725, 4.185, 5.665, 6.219, 5.65, 7.529, 4.813, 4.402, 8.554]}, {"hovertemplate": "%{hovertext}<extra></extra>", "hovertext": ["xray_cond mol4\nCC=C[C@@H](O)CC(=O)N(C)[C@@H](C)CNN", "xray_cond mol4\nCC=C[C@@H](O)CC(=O)N(C)[C@@H](C)CNN", "xray_cond mol4\nCC=C[C@@H](O)CC(=O)N(C)[C@@H](C)CNN", "xray_cond mol4\nCC=C[C@@H](O)CC(=O)N(C)[C@@H](C)CNN", "xray_cond mol4\nCC=C[C@@H](O)CC(=O)N(C)[C@@H](C)CNN", "xray_cond mol4\nCC=C[C@@H](O)CC(=O)N(C)[C@@H](C)CNN", "xray_cond mol4\nCC=C[C@@H](O)CC(=O)N(C)[C@@H](C)CNN", "xray_cond mol4\nCC=C[C@@H](O)CC(=O)N(C)[C@@H](C)CNN", "xray_cond mol4\nCC=C[C@@H](O)CC(=O)N(C)[C@@H](C)CNN", "xray_cond mol4\nCC=C[C@@H](O)CC(=O)N(C)[C@@H](C)CNN", "xray_cond mol4\nCC=C[C@@H](O)CC(=O)N(C)[C@@H](C)CNN", "xray_cond mol4\nCC=C[C@@H](O)CC(=O)N(C)[C@@H](C)CNN", "xray_cond mol4\nCC=C[C@@H](O)CC(=O)N(C)[C@@H](C)CNN", "xray_cond mol4\nCC=C[C@@H](O)CC(=O)N(C)[C@@H](C)CNN", "xray_cond mol4\nCC=C[C@@H](O)CC(=O)N(C)[C@@H](C)CNN"], "legendgroup": "xray_cond", "marker": {"color": "tomato", "line": {"color": "white", "width": 0.5}, "opacity": 0.85, "size": 5}, "mode": "markers", "name": "xray_cond mol4", "showlegend": false, "type": "scatter3d", "x": [-3.979, -3.231, -1.823, -1.347, 0.05339, 0.07759, 0.8186, 1.365, 1.83, 2.835, -2.065, 0.9638, 1.595, 3.568, 3.806], "y": [0.9254, -0.24, -0.5644, -2.046, -2.409, -1.873, -3.573, -2.452, -2.518, -4.261, -2.698, -4.611, -3.584, -3.035, -2.946], "z": [0.4872, 0.6579, 0.3551, 0.6562, 0.4106, 2.555, 0.7225, 2.709, 4.184, 2.096, -0.3732, -0.03938, 1.948, 4.128, 5.771]}], "layout": {"font": {"color": "white"}, "height": 800, "legend": {"font": {"color": "white"}, "x": 0.01, "y": 0.99}, "paper_bgcolor": "rgb(25,25,25)", "scene": {"aspectmode": "cube", "bgcolor": "rgb(15,15,15)", "xaxis": {"gridcolor": "rgba(255,255,255,0.1)", "range": [-9, 9], "showbackground": false, "title": {"text": "ΔX (Å)"}}, "yaxis": {"gridcolor": "rgba(255,255,255,0.1)", "range": [-9, 9], "showbackground": false, "title": {"text": "ΔY (Å)"}}, "zaxis": {"gridcolor": "rgba(255,255,255,0.1)", "range": [-9, 9], "showbackground": false, "title": {"text": "ΔZ (Å)"}}}, "title": {"text": "X-ray density + generated molecules  (5P9S pocket)"}, "width": 1000}}
